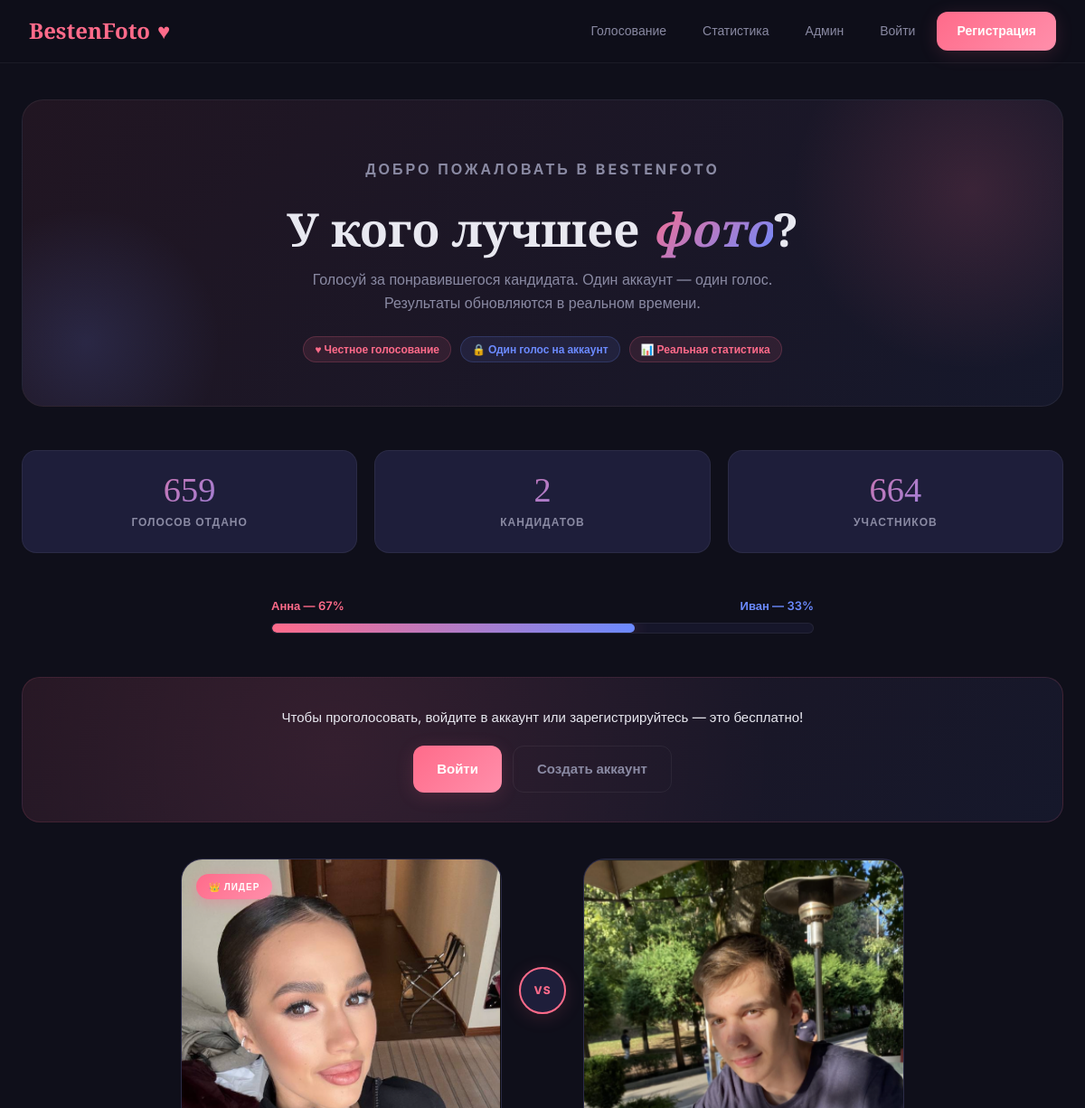
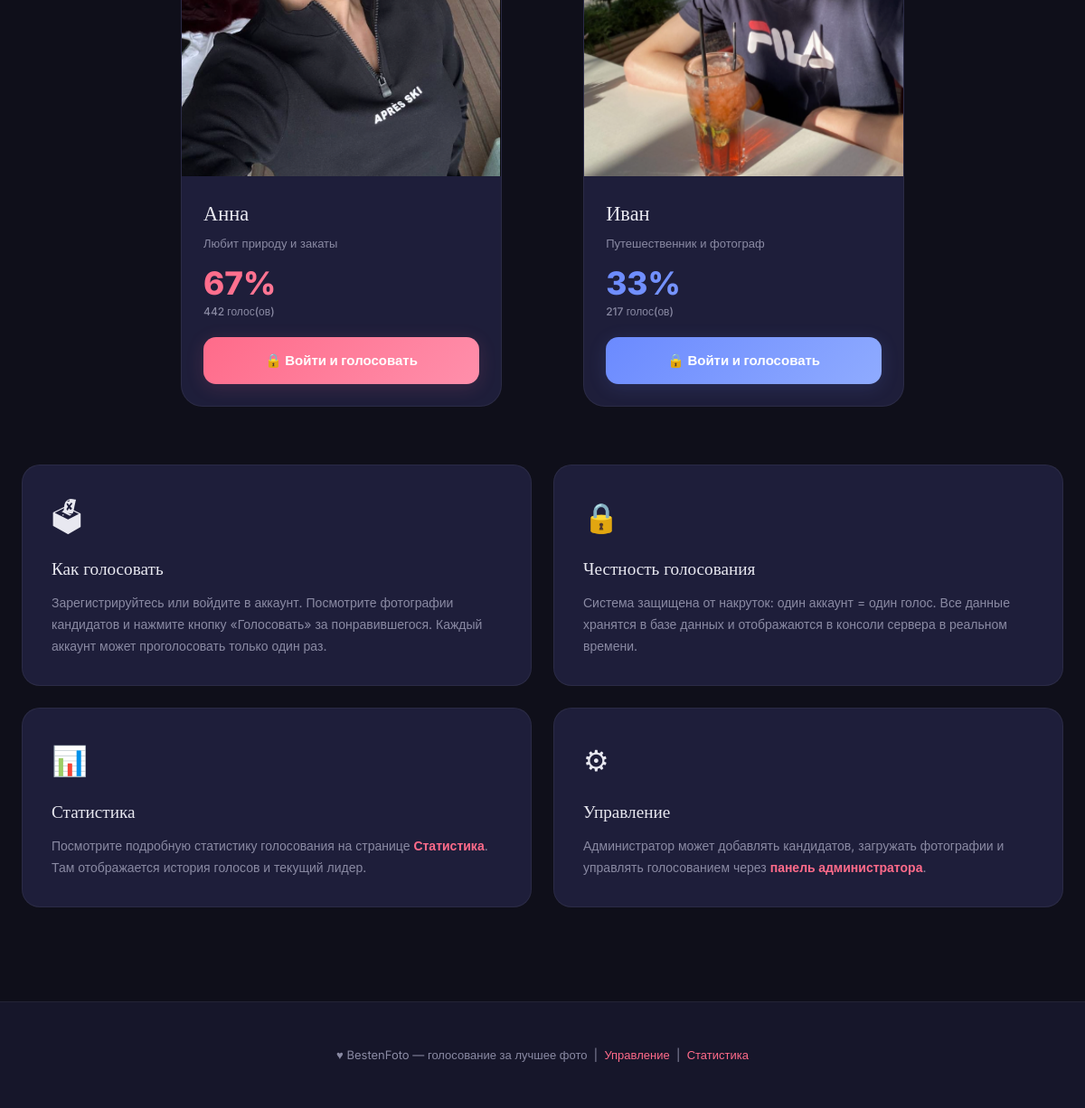
The page / on the database its author committed (2 pictures, top to bottom).
### tables this page shows
CREATE TABLE candidates (
            id       INTEGER PRIMARY KEY AUTOINCREMENT,
            name     TEXT NOT NULL,
            tagline  TEXT,
            photo    TEXT,
            created  TEXT NOT NULL
        );

### app.py (the view, shortened to what this page needs)
@app.route('/')
def index():
    candidates, total_votes, total_users = get_stats()
    voted_for = None
    return render_template('index.html',
                           candidates=candidates,
                           total_votes=total_votes,
                           total_users=total_users,
                           voted_for=voted_for)

### app.py (called while the page is built)
def get_db():
    os.makedirs(os.path.dirname(DB_PATH), exist_ok=True)
    conn = sqlite3.connect(DB_PATH)
    conn.row_factory = sqlite3.Row
    return conn

def get_stats():
    conn = get_db()
    candidates = conn.execute("""
        SELECT c.*, COUNT(v.id) as vote_count
        FROM candidates c
        LEFT JOIN votes v ON v.candidate_id = c.id
        GROUP BY c.id
        ORDER BY vote_count DESC
    """).fetchall()
    total_votes = conn.execute("SELECT COUNT(*) FROM votes").fetchone()[0]
    total_users = conn.execute("SELECT COUNT(*) FROM users").fetchone()[0]
    conn.close()
    return [dict(c) for c in candidates], total_votes, total_users

### templates/index.html (shortened to what this page needs)
{% extends "base.html" %}
{% block content %}
<div class="hero">
  <p class="hero-eyebrow">Добро пожаловать в BestenFoto</p>
  <h1>У кого лучшее <em>фото</em>?</h1>
  <p>Голосуй за понравившегося кандидата. Один аккаунт — один голос. Результаты обновляются в реальном времени.</p>
  <div class="hero-badges">
    <span class="badge badge-rose">&#9829; Честное голосование</span>
    <span class="badge badge-blue">&#128274; Один голос на аккаунт</span>
    <span class="badge badge-rose">&#128202; Реальная статистика</span>
  </div>
</div>
<div class="stats-bar">
  <div class="stat-card">
    <div class="stat-num">{{ total_votes }}</div>
    <div class="stat-label">Голосов отдано</div>
  </div>
  <div class="stat-card">
    <div class="stat-num">{{ candidates|length }}</div>
    <div class="stat-label">Кандидатов</div>
  </div>
  <div class="stat-card">
    <div class="stat-num">{{ total_users }}</div>
    <div class="stat-label">Участников</div>
  </div>
</div>
{% if candidates|length >= 2 %}
{% set pct_a = ((candidates[0].vote_count / total_votes * 100)|round|int) if total_votes else 50 %}
<div class="vote-bar-wrap">
  <div class="vote-bar-labels">
    <span class="label-a">{{ candidates[0].name }} — {{ pct_a }}%</span>
    <span class="label-b">{{ candidates[1].name if candidates|length > 1 else '' }} — {{ 100 - pct_a }}%</span>
  </div>
  <div class="vote-bar">
    <div class="vote-bar-fill" style="width:{{ pct_a }}%"></div>
  </div>
</div>
{% endif %}
{% if not session.user_id and not voted_for %}
<div class="auth-banner">
  <p>Чтобы проголосовать, войдите в аккаунт или зарегистрируйтесь — это бесплатно!</p>
  <div class="auth-banner-btns">
    <a href="/login" class="btn btn-rose">Войти</a>
    <a href="/register" class="btn btn-outline">Создать аккаунт</a>
  </div>
</div>
{% endif %}
<div class="candidates-grid">
  {% for c in candidates[:2] %}
  {% if loop.index == 2 %}
  <div class="vs-divider"><div class="vs-circle">VS</div></div>
  {% endif %}
  <div class="candidate-card {% if voted_for == c.id %}{{ 'voted-card' if loop.index == 1 else 'voted-card-b' }}{% endif %}" id="card-{{ c.id }}">
    <div class="cand-photo {% if loop.index == 2 %}blue-bg{% endif %}">
      {% if c.photo %}
        <img src="/static/photos/{{ c.photo }}" alt="{{ c.name }}">
      {% else %}
        <div class="cand-photo-placeholder">
          <div class="cand-emoji">{{ '&#127800;' if loop.index == 1 else '&#127754;' }}</div>
          <span class="cand-photo-label">Фото не загружено</span>
        </div>
      {% endif %}
      {% if total_votes and c.vote_count == candidates|map(attribute='vote_count')|max and total_votes > 0 %}
        <div class="winner-ribbon {% if loop.index == 2 %}blue{% endif %}">&#128081; Лидер</div>
      {% endif %}
    </div>
    <div class="cand-body">
      <div class="cand-name">{{ c.name }}</div>
      <div class="cand-tag">{{ c.tagline or 'Кандидат' }}</div>
      {% set pct = ((c.vote_count / total_votes * 100)|round|int) if total_votes else 0 %}
      <div class="cand-pct {% if loop.index == 2 %}blue-pct{% endif %}">{{ pct }}%</div>
      <div class="cand-votes-sub">{{ c.vote_count }} голос(ов)</div>
      {% if voted_for %}
        <div class="voted-msg {% if loop.index == 2 %}blue-voted{% endif %}">
          {% if voted_for == c.id %}&#10003; Вы проголосовали здесь{% else %}Голос уже отдан{% endif %}
        </div>
      {% else %}
        <a href="/login" class="vote-btn {{ 'vote-btn-a' if loop.index == 1 else 'vote-btn-b' }}" style="display:flex;text-decoration:none">&#128274; Войти и голосовать</a>
      {% endif %}
    </div>
  </div>
  {% endfor %}
</div>
<div class="about-section">
  <div class="about-card">
    <span class="about-icon">&#128499;</span>
    <div class="about-title">Как голосовать</div>
    <div class="about-text">Зарегистрируйтесь или войдите в аккаунт. Посмотрите фотографии кандидатов и нажмите кнопку «Голосовать» за понравившегося. Каждый аккаунт может проголосовать только один раз.</div>
  </div>
  <div class="about-card">
    <span class="about-icon">&#128274;</span>
    <div class="about-title">Честность голосования</div>
    <div class="about-text">Система защищена от накруток: один аккаунт = один голос. Все данные хранятся в базе данных и отображаются в консоли сервера в реальном времени.</div>
  </div>
  <div class="about-card">
    <span class="about-icon">&#128202;</span>
    <div class="about-title">Статистика</div>
    <div class="about-text">Посмотрите подробную статистику голосования на странице <a href="/stats">Статистика</a>. Там отображается история голосов и текущий лидер.</div>
  </div>
  <div class="about-card">
    <span class="about-icon">&#9881;</span>
    <div class="about-title">Управление</div>
    <div class="about-text">Администратор может добавлять кандидатов, загружать фотографии и управлять голосованием через <a href="/admin">панель администратора</a>.</div>
  </div>
</div>
<div class="heart-container" id="heartContainer"></div>
{% endblock %}

### templates/base.html (shortened to what this page needs)
<!DOCTYPE html>
<html lang="ru">
<head>
</head>
<body>
<nav>
  <a href="/" class="nav-logo">BestenFoto <span>&#9829;</span></a>
  <div class="nav-links">
    <a href="/">Голосование</a>
    <a href="/stats">Статистика</a>
    <a href="/admin">Админ</a>
    {% if session.user_id %}
      <div class="nav-user">
        <div class="nav-avatar">{{ session.username[0]|upper }}</div>
        <span>{{ session.username }}</span>
      </div>
      <a href="/logout">Выйти</a>
    {% else %}
      <a href="/login">Войти</a>
      <a href="/register" class="btn-nav">Регистрация</a>
    {% endif %}
  </div>
</nav>
<main>{% block content %}{% endblock %}</main>
<footer>
  <p>&#9829; BestenFoto — голосование за лучшее фото &nbsp;|&nbsp; <a href="/admin">Управление</a> &nbsp;|&nbsp; <a href="/stats">Статистика</a></p>
</footer>
</body>
</html>

### templates/base.html (style rules this page uses)
:root { --bg: #0f0f1a; --bg-elevated: #16162a; --bg-card: #1e1e3a; --border: rgba(255,255,255,0.06); --text: #e8e8f0; --text-muted: #8a8aa3; --accent: #ff6b8a; --accent-glow: rgba(255,107,138,0.15); --accent-2: #6b8aff; --accent-2-glow: rgba(107,138,255,0.15); --success: #4ade80; --danger: #f87171; --warning: #fbbf24; }
* { box-sizing:border-box; margin:0; padding:0 }
html { scroll-behavior:smooth }
body { font-family:'Inter',sans-serif; background:var(--bg); color:var(--text); min-height:100vh; line-height:1.6; -webkit-font-smoothing:antialiased; }
nav { background:rgba(15,15,26,0.85); backdrop-filter:blur(20px); border-bottom:1px solid var(--border); padding:0 2rem; display:flex; align-items:center; justify-content:space-between; height:70px; position:sticky; top:0; z-index:100; }
.nav-logo { font-family:'Playfair Display',serif; font-size:1.5rem; color:var(--accent); text-decoration:none; display:flex; align-items:center; gap:8px; font-weight:700; }
.nav-logo span { animation:pulse 2s ease-in-out infinite; display:inline-block; }
.nav-links { display:flex; align-items:center; gap:0.5rem; }
.nav-links a { text-decoration:none; color:var(--text-muted); font-size:14px; font-weight:500; padding:8px 16px; border-radius:10px; transition:all 0.2s; }
.nav-links .btn-nav { background:linear-gradient(135deg,var(--accent),#ff8fab); color:#fff !important; padding:10px 22px; border-radius:12px; font-weight:600; box-shadow:0 4px 20px var(--accent-glow); }
main { padding:2.5rem 1.5rem; max-width:1200px; margin:0 auto; }
.btn { display:inline-flex; align-items:center; justify-content:center; gap:8px; padding:13px 26px; border-radius:12px; font-family:inherit; font-size:15px; font-weight:600; cursor:pointer; border:none; transition:all 0.2s; text-decoration:none; position:relative; overflow:hidden; }
.btn::before { content:''; position:absolute; inset:0; background:linear-gradient(135deg,transparent,rgba(255,255,255,0.15),transparent); transform:translateX(-100%); transition:transform 0.5s; }
.btn-rose { background:linear-gradient(135deg,var(--accent),#ff8fab); color:#fff; box-shadow:0 4px 20px var(--accent-glow); }
.btn-outline { background:transparent; border:1.5px solid var(--border); color:var(--text-muted); }
.badge { display:inline-block; padding:4px 12px; border-radius:20px; font-size:12px; font-weight:600; border:1px solid; }
.badge-rose { background:rgba(255,107,138,0.1); color:var(--accent); border-color:rgba(255,107,138,0.2); }
.badge-blue { background:rgba(107,138,255,0.1); color:var(--accent-2); border-color:rgba(107,138,255,0.2); }
footer { text-align:center; padding:3rem 2rem; color:var(--text-muted); font-size:13px; border-top:1px solid var(--border); margin-top:4rem; background:var(--bg-elevated); }
footer a { color:var(--accent); text-decoration:none; font-weight:500; }

### rows shown on the page
candidates: name "Анна", photo (picture), shows "👑 ЛИДЕР", tagline "Любит природу и закаты", pct "67", vote_count "442"
candidates: name "Иван", shows "VS", photo (picture), tagline "Путешественник и фотограф", pct "33", vote_count "217"

### other values the page prints
{{ total_votes }} "659"
{{ candidates|length }} "2"
{{ total_users }} "664"
{{ pct_a }} "67"
{{ 100 - pct_a }} "33"
